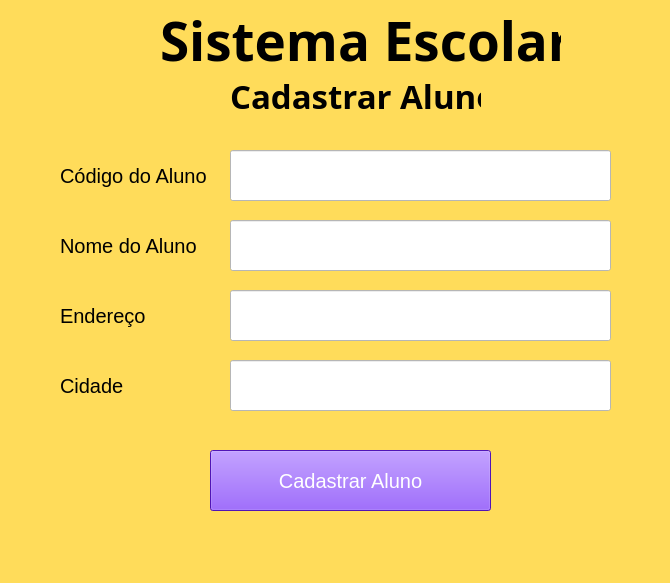
<?xml version="1.0" encoding="UTF-8"?>
<ui version="4.0">
 <class>MainWindow</class>
 <widget class="QMainWindow" name="MainWindow">
  <property name="geometry">
   <rect>
    <x>0</x>
    <y>0</y>
    <width>670</width>
    <height>583</height>
   </rect>
  </property>
  <property name="windowTitle">
   <string>MainWindow</string>
  </property>
  <property name="styleSheet">
   <string notr="true">background-color: rgb(255, 220, 90);</string>
  </property>
  <widget class="QWidget" name="centralwidget">
   <widget class="QLabel" name="label_2">
    <property name="geometry">
     <rect>
      <x>160</x>
      <y>10</y>
      <width>401</width>
      <height>61</height>
     </rect>
    </property>
    <property name="font">
     <font>
      <family>Segoe UI Semibold</family>
      <pointsize>40</pointsize>
      <weight>75</weight>
      <bold>true</bold>
     </font>
    </property>
    <property name="text">
     <string>Sistema Escolar</string>
    </property>
   </widget>
   <widget class="QLabel" name="label_3">
    <property name="geometry">
     <rect>
      <x>230</x>
      <y>70</y>
      <width>251</width>
      <height>51</height>
     </rect>
    </property>
    <property name="font">
     <font>
      <family>Segoe UI Semibold</family>
      <pointsize>25</pointsize>
      <weight>75</weight>
      <bold>true</bold>
     </font>
    </property>
    <property name="text">
     <string>Cadastrar Aluno</string>
    </property>
   </widget>
   <widget class="QPushButton" name="cad_aluno2">
    <property name="geometry">
     <rect>
      <x>210</x>
      <y>450</y>
      <width>281</width>
      <height>61</height>
     </rect>
    </property>
    <property name="font">
     <font>
      <pointsize>15</pointsize>
     </font>
    </property>
    <property name="styleSheet">
     <string notr="true">background-color: rgb(112, 30, 255);
color: rgb(255, 255, 255);</string>
    </property>
    <property name="text">
     <string>Cadastrar Aluno</string>
    </property>
   </widget>
   <widget class="QLabel" name="label_4">
    <property name="geometry">
     <rect>
      <x>60</x>
      <y>230</y>
      <width>151</width>
      <height>31</height>
     </rect>
    </property>
    <property name="font">
     <font>
      <pointsize>15</pointsize>
     </font>
    </property>
    <property name="text">
     <string>Nome do Aluno</string>
    </property>
   </widget>
   <widget class="QLineEdit" name="nome_aluno">
    <property name="geometry">
     <rect>
      <x>230</x>
      <y>220</y>
      <width>381</width>
      <height>51</height>
     </rect>
    </property>
    <property name="font">
     <font>
      <pointsize>14</pointsize>
     </font>
    </property>
    <property name="styleSheet">
     <string notr="true">background-color: rgb(255, 255, 255);</string>
    </property>
    <property name="text">
     <string/>
    </property>
   </widget>
   <widget class="QLabel" name="label_5">
    <property name="geometry">
     <rect>
      <x>60</x>
      <y>300</y>
      <width>151</width>
      <height>31</height>
     </rect>
    </property>
    <property name="font">
     <font>
      <pointsize>15</pointsize>
     </font>
    </property>
    <property name="text">
     <string>Endereço</string>
    </property>
   </widget>
   <widget class="QLabel" name="label_6">
    <property name="geometry">
     <rect>
      <x>60</x>
      <y>370</y>
      <width>151</width>
      <height>31</height>
     </rect>
    </property>
    <property name="font">
     <font>
      <pointsize>15</pointsize>
     </font>
    </property>
    <property name="text">
     <string>Cidade</string>
    </property>
   </widget>
   <widget class="QLineEdit" name="end_aluno">
    <property name="geometry">
     <rect>
      <x>230</x>
      <y>290</y>
      <width>381</width>
      <height>51</height>
     </rect>
    </property>
    <property name="font">
     <font>
      <pointsize>14</pointsize>
     </font>
    </property>
    <property name="styleSheet">
     <string notr="true">background-color: rgb(255, 255, 255);</string>
    </property>
   </widget>
   <widget class="QLineEdit" name="cidade_aluno">
    <property name="geometry">
     <rect>
      <x>230</x>
      <y>360</y>
      <width>381</width>
      <height>51</height>
     </rect>
    </property>
    <property name="font">
     <font>
      <pointsize>14</pointsize>
     </font>
    </property>
    <property name="styleSheet">
     <string notr="true">background-color: rgb(255, 255, 255);</string>
    </property>
    <property name="text">
     <string/>
    </property>
   </widget>
   <widget class="QLabel" name="label_7">
    <property name="geometry">
     <rect>
      <x>60</x>
      <y>160</y>
      <width>151</width>
      <height>31</height>
     </rect>
    </property>
    <property name="font">
     <font>
      <pointsize>15</pointsize>
     </font>
    </property>
    <property name="text">
     <string>Código do Aluno</string>
    </property>
   </widget>
   <widget class="QLineEdit" name="codigo_aluno">
    <property name="geometry">
     <rect>
      <x>230</x>
      <y>150</y>
      <width>381</width>
      <height>51</height>
     </rect>
    </property>
    <property name="font">
     <font>
      <pointsize>14</pointsize>
     </font>
    </property>
    <property name="styleSheet">
     <string notr="true">background-color: rgb(255, 255, 255);</string>
    </property>
    <property name="text">
     <string/>
    </property>
   </widget>
  </widget>
  <widget class="QMenuBar" name="menubar">
   <property name="geometry">
    <rect>
     <x>0</x>
     <y>0</y>
     <width>670</width>
     <height>21</height>
    </rect>
   </property>
  </widget>
  <widget class="QStatusBar" name="statusbar"/>
 </widget>
 <resources/>
 <connections/>
</ui>
